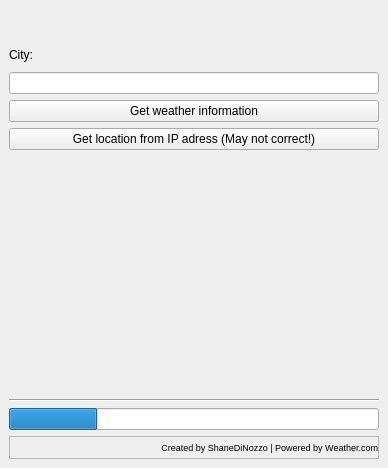
<?xml version="1.0" encoding="UTF-8"?>
<ui version="4.0">
 <class>MainWindow</class>
 <widget class="QMainWindow" name="MainWindow">
  <property name="geometry">
   <rect>
    <x>0</x>
    <y>0</y>
    <width>388</width>
    <height>468</height>
   </rect>
  </property>
  <property name="sizePolicy">
   <sizepolicy hsizetype="Fixed" vsizetype="Fixed">
    <horstretch>0</horstretch>
    <verstretch>0</verstretch>
   </sizepolicy>
  </property>
  <property name="contextMenuPolicy">
   <enum>Qt::DefaultContextMenu</enum>
  </property>
  <property name="windowTitle">
   <string>Little Weather</string>
  </property>
  <property name="windowIcon">
   <iconset resource="res.qrc">
    <normaloff>:/Icon/wicon.ico</normaloff>:/Icon/wicon.ico</iconset>
  </property>
  <property name="iconSize">
   <size>
    <width>50</width>
    <height>50</height>
   </size>
  </property>
  <widget class="QWidget" name="centralwidget">
   <layout class="QVBoxLayout" name="verticalLayout">
    <item>
     <widget class="QLabel" name="idojaras_label">
      <property name="font">
       <font>
        <pointsize>18</pointsize>
        <weight>75</weight>
        <italic>false</italic>
        <bold>true</bold>
        <stylestrategy>PreferAntialias</stylestrategy>
       </font>
      </property>
      <property name="text">
       <string/>
      </property>
      <property name="pixmap">
       <pixmap resource="res.qrc">:/Banner/wbanner2.jpg</pixmap>
      </property>
      <property name="scaledContents">
       <bool>true</bool>
      </property>
      <property name="alignment">
       <set>Qt::AlignCenter</set>
      </property>
      <property name="indent">
       <number>0</number>
      </property>
      <property name="textInteractionFlags">
       <set>Qt::NoTextInteraction</set>
      </property>
     </widget>
    </item>
    <item>
     <widget class="QLabel" name="add_meg_label">
      <property name="text">
       <string>City:</string>
      </property>
     </widget>
    </item>
    <item>
     <widget class="QLineEdit" name="varosBevitel_lineEdit"/>
    </item>
    <item>
     <widget class="QPushButton" name="varosKereses_pushButton">
      <property name="text">
       <string>Get weather information</string>
      </property>
     </widget>
    </item>
    <item>
     <widget class="QPushButton" name="get_location_pushButton">
      <property name="text">
       <string>Get location from IP adress (May not correct!)</string>
      </property>
     </widget>
    </item>
    <item>
     <widget class="QLabel" name="varos_datum_label">
      <property name="font">
       <font>
        <pointsize>10</pointsize>
        <stylestrategy>PreferAntialias</stylestrategy>
       </font>
      </property>
      <property name="text">
       <string/>
      </property>
      <property name="alignment">
       <set>Qt::AlignCenter</set>
      </property>
     </widget>
    </item>
    <item>
     <widget class="QLabel" name="jelenlegi_homerseklet_label">
      <property name="font">
       <font>
        <pointsize>15</pointsize>
        <weight>75</weight>
        <bold>true</bold>
       </font>
      </property>
      <property name="text">
       <string/>
      </property>
      <property name="scaledContents">
       <bool>true</bool>
      </property>
      <property name="alignment">
       <set>Qt::AlignCenter</set>
      </property>
     </widget>
    </item>
    <item>
     <widget class="QLabel" name="erezheto_homerseklet_label">
      <property name="font">
       <font>
        <pointsize>10</pointsize>
       </font>
      </property>
      <property name="text">
       <string/>
      </property>
      <property name="alignment">
       <set>Qt::AlignCenter</set>
      </property>
     </widget>
    </item>
    <item>
     <spacer name="horizontalSpacer_2">
      <property name="orientation">
       <enum>Qt::Horizontal</enum>
      </property>
      <property name="sizeHint" stdset="0">
       <size>
        <width>40</width>
        <height>20</height>
       </size>
      </property>
     </spacer>
    </item>
    <item>
     <widget class="QLabel" name="szel_adatok_label">
      <property name="text">
       <string/>
      </property>
     </widget>
    </item>
    <item>
     <widget class="QLabel" name="paratartalom_label">
      <property name="text">
       <string/>
      </property>
     </widget>
    </item>
    <item>
     <spacer name="horizontalSpacer">
      <property name="orientation">
       <enum>Qt::Horizontal</enum>
      </property>
      <property name="sizeHint" stdset="0">
       <size>
        <width>40</width>
        <height>20</height>
       </size>
      </property>
     </spacer>
    </item>
    <item>
     <widget class="QLabel" name="info_allomas_label">
      <property name="text">
       <string/>
      </property>
     </widget>
    </item>
    <item>
     <widget class="QLabel" name="utoljara_frissitve_label">
      <property name="text">
       <string/>
      </property>
     </widget>
    </item>
    <item>
     <widget class="Line" name="line">
      <property name="orientation">
       <enum>Qt::Horizontal</enum>
      </property>
     </widget>
    </item>
    <item>
     <widget class="QProgressBar" name="progressBar">
      <property name="value">
       <number>24</number>
      </property>
      <property name="textVisible">
       <bool>false</bool>
      </property>
     </widget>
    </item>
    <item>
     <widget class="QLabel" name="created_powered_label">
      <property name="font">
       <font>
        <pointsize>7</pointsize>
       </font>
      </property>
      <property name="frameShape">
       <enum>QFrame::StyledPanel</enum>
      </property>
      <property name="frameShadow">
       <enum>QFrame::Plain</enum>
      </property>
      <property name="text">
       <string>Created by ShaneDiNozzo | Powered by Weather.com</string>
      </property>
      <property name="alignment">
       <set>Qt::AlignRight|Qt::AlignTrailing|Qt::AlignVCenter</set>
      </property>
      <property name="margin">
       <number>0</number>
      </property>
      <property name="indent">
       <number>0</number>
      </property>
     </widget>
    </item>
   </layout>
  </widget>
 </widget>
 <resources>
  <include location="res.qrc"/>
 </resources>
 <connections/>
</ui>
